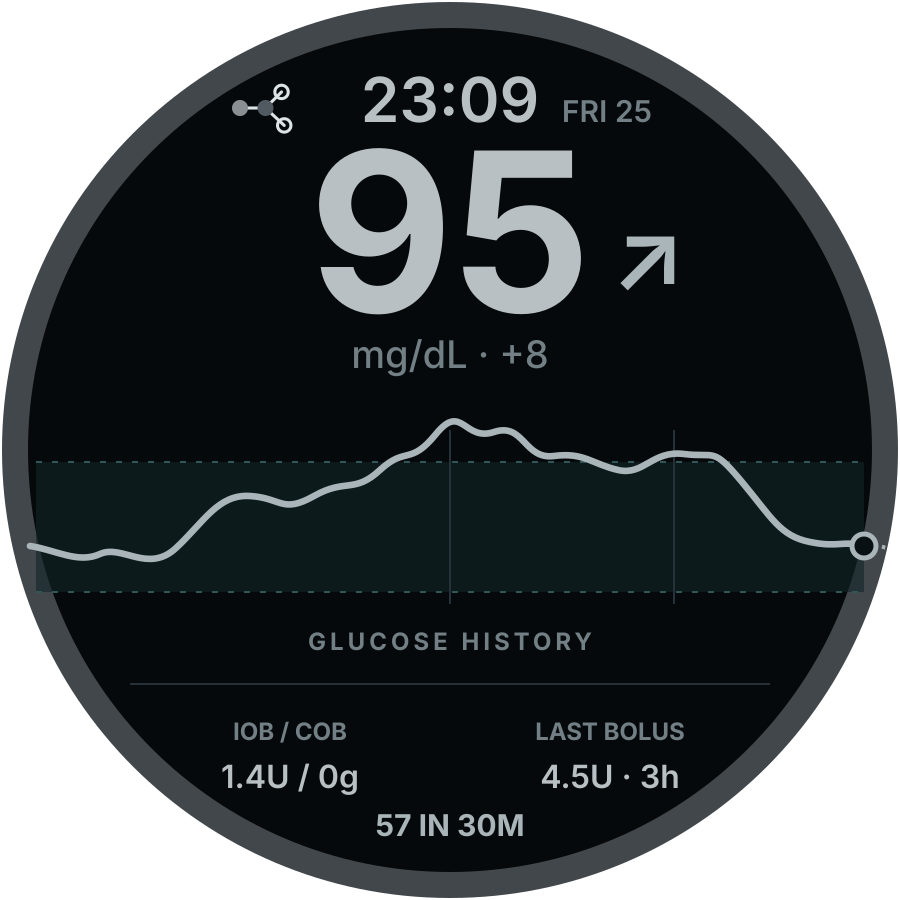
#> input picture design/watchface-concepts/focus-ambient.png, 900 x 900 px
$ python -i screenshots.py   (imports and definitions only)
#> lines starting #> are read from the running program, lines starting #| are printed output that depends on the picture; after the words box and inside, x2 and y2 are one past the last pixel; in counts of white or black regions, pixels touching at a corner belong together
### scripts/emulator_tools.py
"""Shared SDK paths and conservative emulator launches for developer tools."""
import os
import ipaddress
import socket
import subprocess
import sys
import time
from datetime import datetime
from pathlib import Path

ROOT = Path(__file__).resolve().parent.parent


def sdk_dir():
    for name in ('ANDROID_HOME', 'ANDROID_SDK_ROOT'):
        if os.environ.get(name):
            return Path(os.environ[name])
#> further down, picture is the input picture: PIL image 900x900 RGBA; mean R, G, B, A 19.5, 24.3, 26.2, 198.5
    props = ROOT / 'local.properties'
    if props.is_file():
        for line in props.read_text().splitlines():
            if line.startswith('sdk.dir='):
                # Gradle's Java properties escape both drive colons and backslashes.
                value = line.split('=', 1)[1].strip().replace('\\:', ':').replace('\\\\', '\\')
                return Path(value)
    if sys.platform == 'win32' and os.environ.get('LOCALAPPDATA'):
        sdk = Path(os.environ['LOCALAPPDATA']) / 'Android/Sdk'
        if sdk.is_dir():
            return sdk
    raise RuntimeError('Android SDK not found: set ANDROID_HOME or sdk.dir in local.properties')


# [128 lines left out: functions sdk_tool, emulator_dns, emulator_command, port_in_use, port_listening, wait_for_port and 2 more, not called in this run]

### scripts/screenshots.py
#!/usr/bin/env python3
"""Screenshots of the GlucoWatch face, tiles and app on simulated Galaxy watches.

GlucoWatch has to fit every round Galaxy watch from the Watch6 on. Those come in three screen
sizes, one simulated watch each (--watch):

    watch6-classic-43  432 px  Watch6 40 mm, Watch6 Classic 43 mm (SM-R950), Watch7 40 mm   default
    watch8-classic     438 px  Watch8 Classic, Watch8 40 mm
    watch6-classic-47  480 px  Watch6 44 mm, Watch6 Classic 47 mm, Watch7 44 mm, Watch8 44 mm, Ultra

The default is the Watch6 Classic 43 mm the app is tried on; store images come from it.
`--watch all` runs all three. For each watch the script creates the AVD if it is missing,
boots it without a window, installs both debug APKs (built once), sets the GlucoWatch face, and
captures every scenario:

    demo               demo data, no account
    dexcom             Dexcom Share with DEXCOM_USERNAME / DEXCOM_PASSWORD from .env
    nightscout         the Nightscout at NIGHTSCOUT_URL (plus NIGHTSCOUT_TOKEN, NIGHTSCOUT_API)
    nightscout-replay  the same Nightscout replayed so its loop looks fresh (scripts/nightscout_replay.py)

Output (data/output/ is gitignored), in data/output/screenshots/<watch>/, named after what they
show, and data/output/screenshots/overview.png with both watches:

    <scenario>-face.png, <scenario>-face-ambient.png    the watch face
    <scenario>-tile-glucose-only.png                    the three tiles
    <scenario>-tile-glucose-all.png
    <scenario>-tile-glucose-light.png
    <scenario>-app.png                                  the app screen, scrolled, frames side by side
    overview.png                                        one row per scenario: face and tiles
    raw/                                                the unclipped square captures behind these

    uv run scripts/screenshots.py                      # all scenarios that are configured
    uv run scripts/screenshots.py nightscout dexcom    # some of them
    uv run scripts/screenshots.py --watch all          # every screen size
    uv run scripts/screenshots.py --watch watch8-classic watch6-classic-47
    uv run scripts/screenshots.py --no-build --keep    # reuse the APKs, leave the emulators running

Needs the Android SDK (local.properties or ANDROID_HOME) with the emulator and the
system-images;android-36;android-wear-signed;x86_64 image, KVM, and uv (Pillow comes from
pyproject.toml).
Settings come from .env and the environment, as for the debug build. See docs/screenshots.md.
"""
import argparse
import os
import re
import shlex
import shutil
import subprocess
import sys
import time
from pathlib import Path
from emulator_tools import sdk_dir, sdk_tool, start_emulator, wait_until_closed

ROOT = Path(__file__).resolve().parent.parent
sys.path.insert(0, str(Path(__file__).resolve().parent))

IMAGE = 'system-images;android-36;android-wear-signed;x86_64'
# One simulated watch per round screen size since the Watch6. Density 340 is Samsung's value
# on the 432 px watch the app is tried on; the others are assumed to use the same (check with
# `adb shell wm density` on a real one). Each has its own console port, so all can stay up
# with --keep. The first entry is the default.
WATCHES = {
    'watch6-classic-43': {'label': 'Galaxy Watch6 Classic 43 mm (432 px)', 'avd': 'glucowatch_gw6c', 'size': 432, 'density': 340, 'port': 5580},
    'watch8-classic': {'label': 'Galaxy Watch8 Classic (438 px)', 'avd': 'glucowatch_gw8c', 'size': 438, 'density': 340, 'port': 5582},
    'watch6-classic-47': {'label': 'Galaxy Watch6 Classic 47 mm (480 px)', 'avd': 'glucowatch_gw6c47', 'size': 480, 'density': 340, 'port': 5584},
}
DEFAULT_WATCH = next(iter(WATCHES))
# The watch being captured; set by use_watch().
AVD = WATCH = MIDDLE = PORT = SERIAL = None
REPLAY_PORT = 8537
PKG = 'io.github.antonkulaga.glucowatch'
FACE = PKG + '.watchface'
# Tile name in the file names -> its service. Also the order in the tile carousel.
TILES = {
    'glucose-only': f'{PKG}/{PKG}.tile.GlucoseTileService',
    'glucose-all': f'{PKG}/{PKG}.tile.GlucoseAllTileService',
    'glucose-light': f'{PKG}/{PKG}.tile.GlucoseLightTileService',
}

SCENARIOS = ['demo', 'dexcom', 'nightscout', 'nightscout-replay']


# [18 lines left out: function dotenv, not called in this run]


# [1 line that did not run here, left out]
# [1 line that did not run here, left out]
# [1 line that did not run here, left out]
# [1 line that did not run here, left out]


def log(message):
    print(f'[screenshots] {message}', flush=True)


# [5 lines left out: function adb, not called in this run]


def nap(seconds):
    time.sleep(seconds)


# [22 lines left out: functions use_watch, ensure_avd, not called in this run]


def running():
    out = subprocess.run([ADB, 'devices'], capture_output=True, text=True, timeout=15).stdout
    return any(line.startswith(SERIAL + '\t') and line.endswith('device') for line in out.splitlines())


# [103 lines left out: functions boot, prepare_device, build_and_install, debug_surface, fetched_at, configure and 1 more, not called in this run]


def screencap(path):
    path.write_bytes(adb('exec-out', 'screencap', '-p', binary=True))


# [35 lines left out: function capture, not called in this run]


def round_frame(frame, bezel=14, ss=4):
#> called with bezel = 14, ss = 4
    from PIL import Image, ImageDraw
    n = frame.width
    size = n + 2 * bezel
    mask = Image.new('L', (size * ss, size * ss), 0)
#> mask: PIL image 3712x3712 L; every value is 0
    ImageDraw.Draw(mask).ellipse((bezel * ss, bezel * ss, (bezel + n) * ss - 1, (bezel + n) * ss - 1), fill=255)
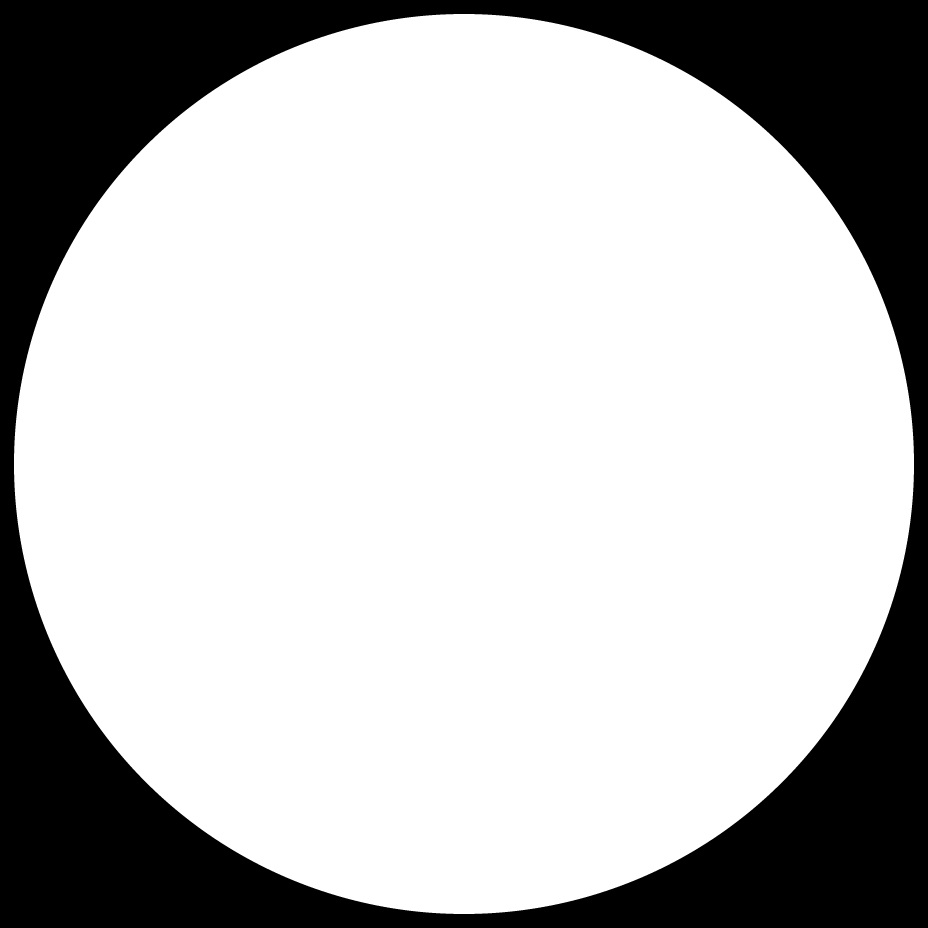
#> mask: PIL image 3712x3712 L (shown at 1/4 size); 73.9% white; 1 black region, box (x1, y1, x2, y2) and area: (0, 0, 3712, 3712) 3600708
    ring = Image.new('L', (size * ss, size * ss), 0)
    ImageDraw.Draw(ring).ellipse((0, 0, size * ss - 1, size * ss - 1), fill=255)
#> ring: PIL image 3712x3712 L; 78.5% white; 4 black regions, box (x1, y1, x2, y2) and area: (0, 0, 1813, 1813) 739390, (1899, 0, 3712, 1813) 739390, (0, 1899, 1813, 3712) 739390, (1899, 1899, 3712, 3712) 739390
    mask, ring = mask.resize((size, size), Image.LANCZOS), ring.resize((size, size), Image.LANCZOS)
#> mask: PIL image 928x928 L
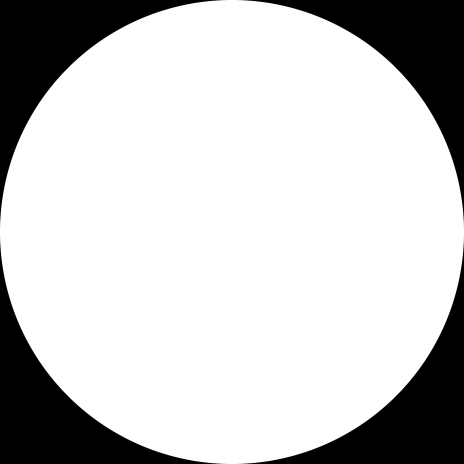
#> ring: PIL image 928x928 L (shown at 1/2 size); min 0, max 255, mean 200.3
    out = Image.new('RGBA', (size, size), (0, 0, 0, 0))
#> out: PIL image 928x928 RGBA; every value is 0
    out.paste(Image.new('RGBA', (size, size), (58, 58, 62, 255)), (0, 0), ring)
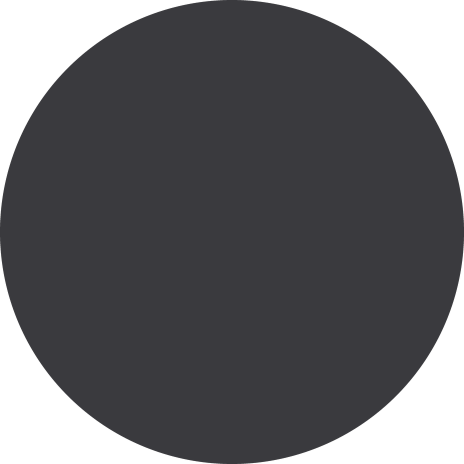
#> out: PIL image 928x928 RGBA (shown at 1/2 size); mean R, G, B, A 45.6, 45.6, 48.7, 200.3; transparent parts drawn white
    screen = Image.new('RGBA', (size, size), (0, 0, 0, 255))
    screen.paste(frame.convert('RGBA'), (bezel, bezel))
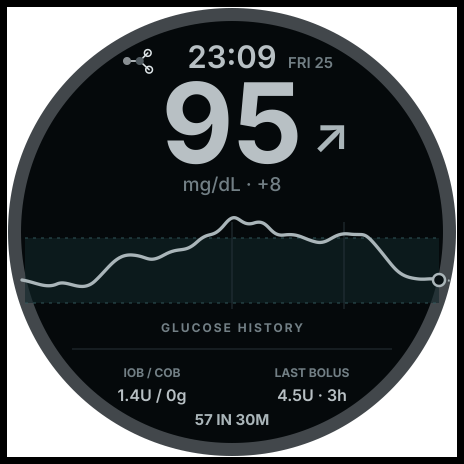
#> screen: PIL image 928x928 RGBA (shown at 1/2 size); mean R, G, B, A 18.3, 22.9, 24.6, 201.9; transparent parts drawn white
    out.paste(screen, (0, 0), mask)
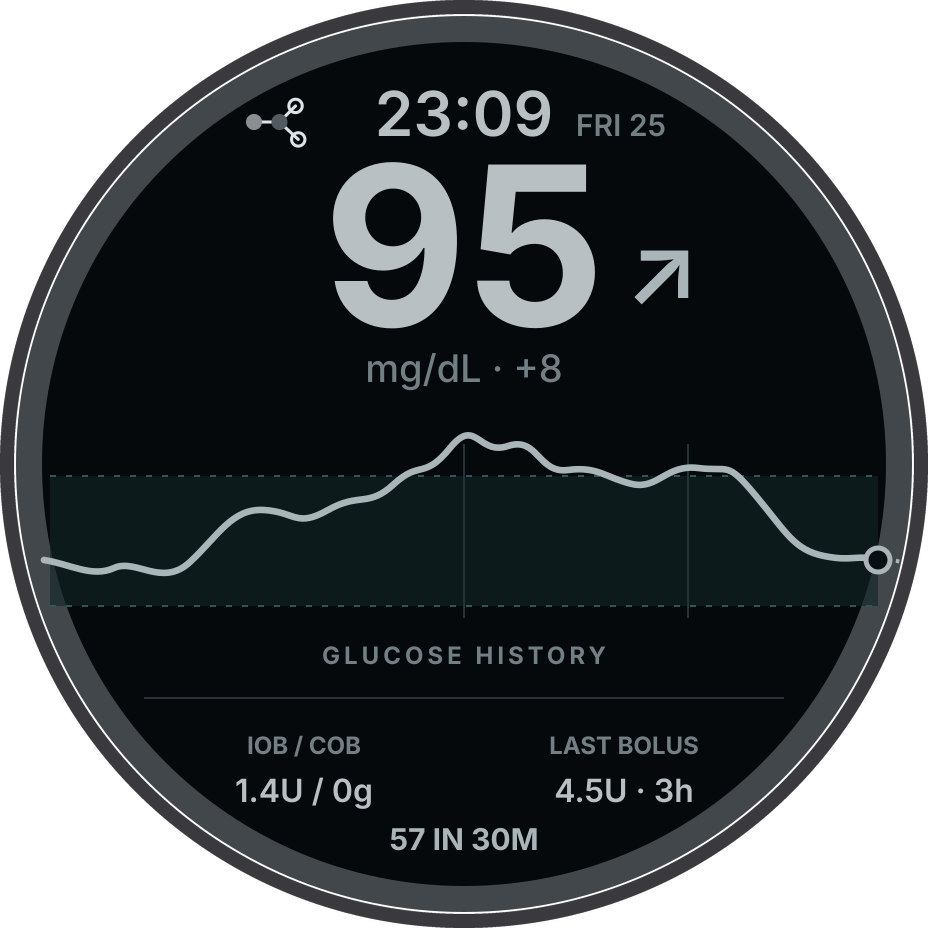
#> out: PIL image 928x928 RGBA; mean R, G, B, A 21, 25.6, 27.5, 198.6; transparent parts drawn white
    return out


# [148 lines left out: functions side_by_side, stacked, main, capture_watch, not called in this run]

# [2 lines not run here, left out]

>>> from PIL import Image
>>> picture = Image.open('../design/watchface-concepts/focus-ambient.png')
>>> result = round_frame(picture)

$ run again, on design/watchface-concepts/momentum.png
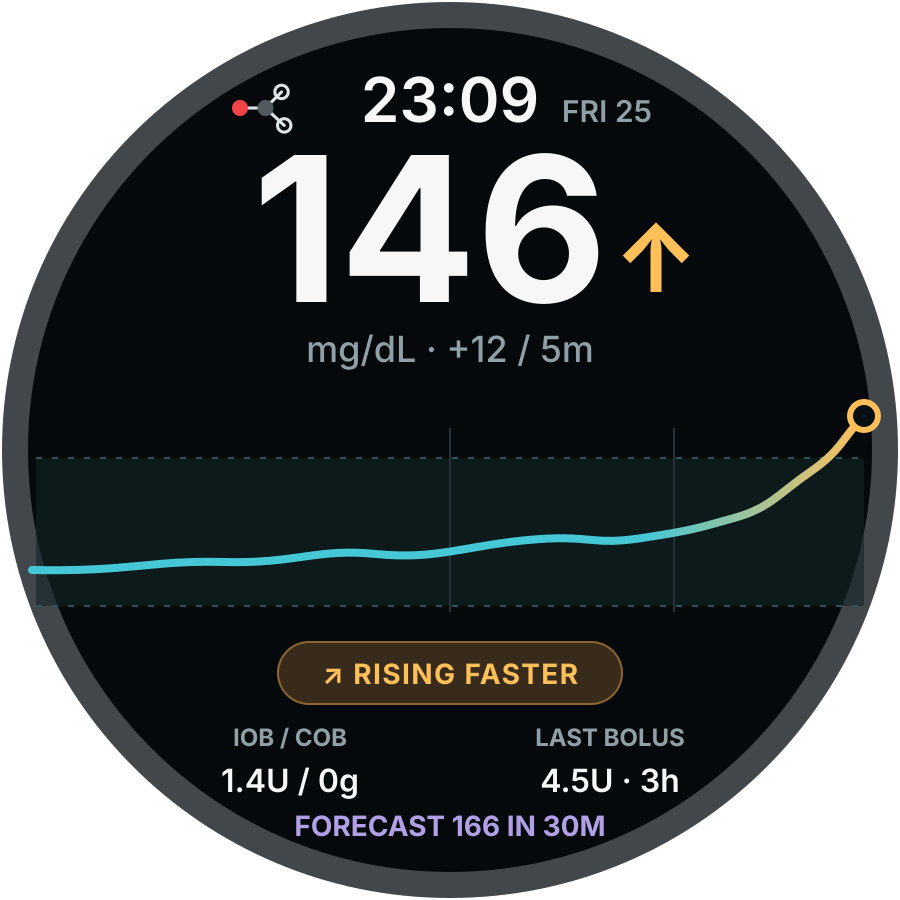
#> input picture design/watchface-concepts/momentum.png, 900 x 900 px
#> picture is the input picture: PIL image 900x900 RGBA; mean R, G, B, A 24.2, 28.8, 29.8, 198.5
#> in round_frame, `screen.paste(frame.convert('RGBA'), (bezel, bezel))`:
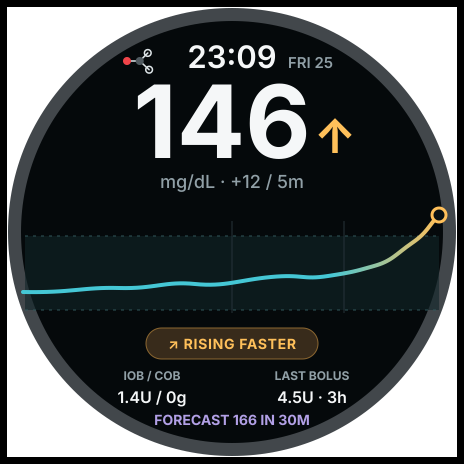
#> screen: PIL image 928x928 RGBA (shown at 1/2 size); mean R, G, B, A 22.8, 27.1, 28, 201.9; transparent parts drawn white
#> in round_frame, `out.paste(screen, (0, 0), mask)`:
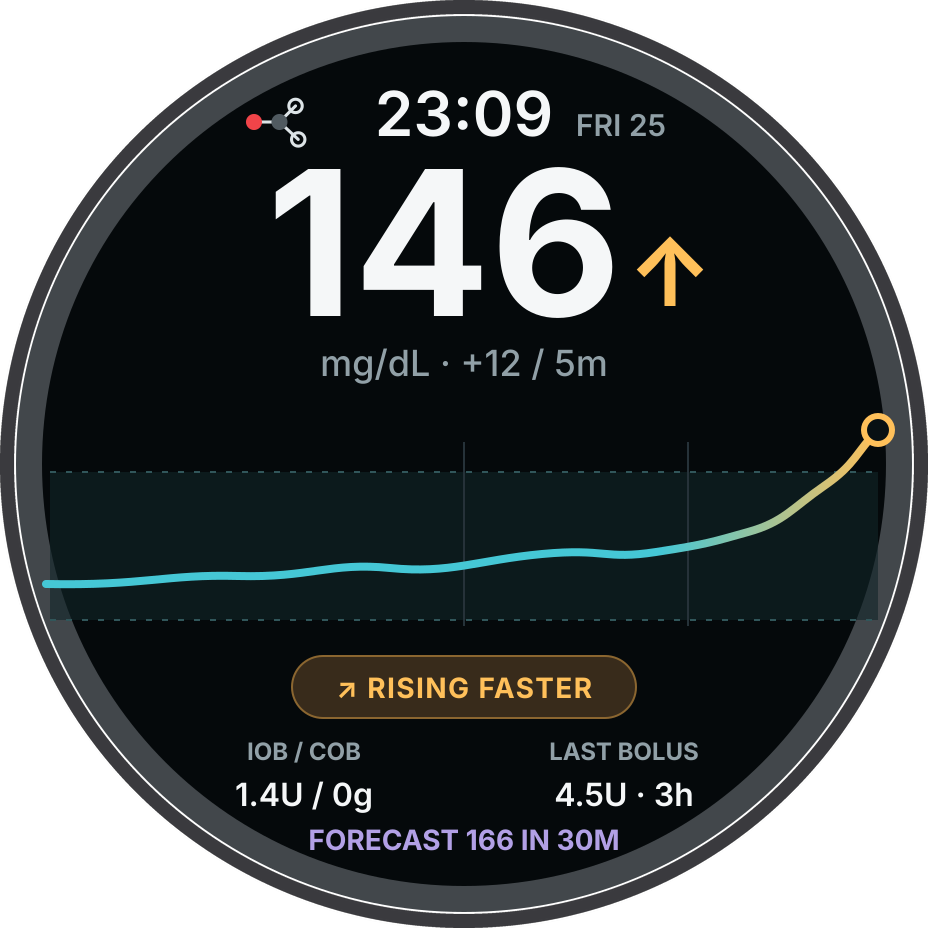
#> out: PIL image 928x928 RGBA; mean R, G, B, A 25.5, 29.8, 30.9, 198.6; transparent parts drawn white
